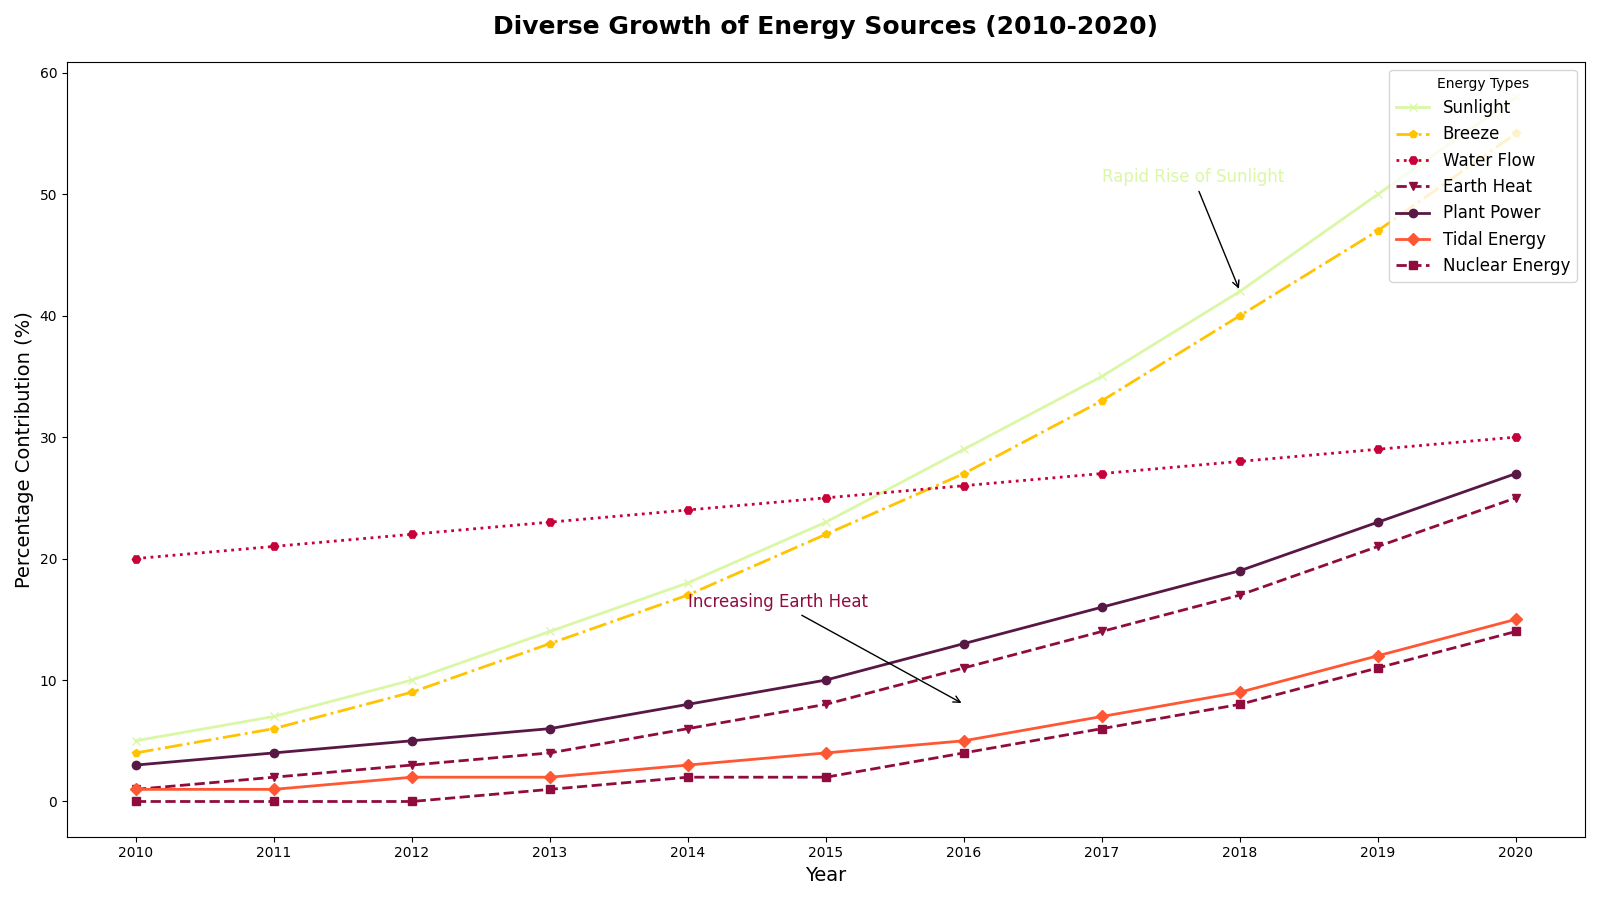

Python code for this plot:
import matplotlib.pyplot as plt
import numpy as np

years = np.arange(2010, 2021)
solar = [5, 7, 10, 14, 18, 23, 29, 35, 42, 50, 58]
wind = [4, 6, 9, 13, 17, 22, 27, 33, 40, 47, 55]
hydro = [20, 21, 22, 23, 24, 25, 26, 27, 28, 29, 30]
geothermal = [1, 2, 3, 4, 6, 8, 11, 14, 17, 21, 25]
biomass = [3, 4, 5, 6, 8, 10, 13, 16, 19, 23, 27]
tidal = [1, 1, 2, 2, 3, 4, 5, 7, 9, 12, 15] # New dataset for Tidal Energy
nuclear = [0, 0, 0, 1, 2, 2, 4, 6, 8, 11, 14] # New dataset for Nuclear Energy

fig, ax1 = plt.subplots(figsize=(16, 9))

ax1.plot(years, solar, marker='x', linestyle='-', color='#DAF7A6', linewidth=2, label='Sunlight')
ax1.plot(years, wind, marker='p', linestyle='-.', color='#FFC300', linewidth=2, label='Breeze')
ax1.plot(years, hydro, marker='H', linestyle=':', color='#C70039', linewidth=2, label='Water Flow')
ax1.plot(years, geothermal, marker='v', linestyle='--', color='#900C3F', linewidth=2, label='Earth Heat')
ax1.plot(years, biomass, marker='o', linestyle='-', color='#581845', linewidth=2, label='Plant Power')
ax1.plot(years, tidal, marker='D', linestyle='-', color='#FF5733', linewidth=2, label='Tidal Energy') # Plotting Tidal Energy
ax1.plot(years, nuclear, marker='s', linestyle='--', color='#900C3F', linewidth=2, label='Nuclear Energy') # Plotting Nuclear Energy

ax1.set_title('Diverse Growth of Energy Sources (2010-2020)', fontsize=18, fontweight='bold', pad=20)
ax1.set_xlabel('Year', fontsize=14)
ax1.set_ylabel('Percentage Contribution (%)', fontsize=14)
ax1.set_xticks(years)
ax1.grid(visible=False)
ax1.legend(title='Energy Types', loc='upper right', fontsize=12)

ax1.annotate('Rapid Rise of Sunlight', xy=(2018, 42), xytext=(2017, 51),
             arrowprops=dict(facecolor='black', arrowstyle='->'),
             fontsize=12, color='#DAF7A6')
ax1.annotate('Increasing Earth Heat', xy=(2016, 8), xytext=(2014, 16),
             arrowprops=dict(facecolor='black', arrowstyle='->'),
             fontsize=12, color='#900C3F')

plt.tight_layout()
plt.show()
